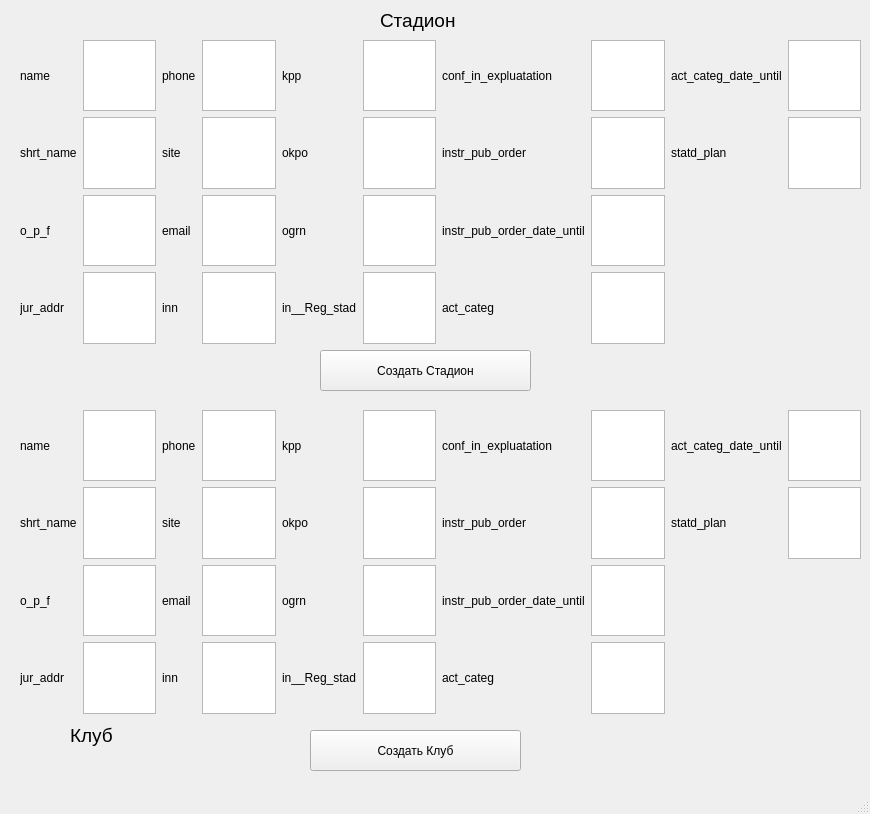
<?xml version="1.0" encoding="UTF-8"?>
<ui version="4.0">
 <class>mainWindow</class>
 <widget class="QMainWindow" name="mainWindow">
  <property name="geometry">
   <rect>
    <x>0</x>
    <y>0</y>
    <width>870</width>
    <height>814</height>
   </rect>
  </property>
  <property name="windowTitle">
   <string/>
  </property>
  <widget class="QWidget" name="centralwidget">
   <widget class="QWidget" name="gridLayoutWidget">
    <property name="geometry">
     <rect>
      <x>20</x>
      <y>40</y>
      <width>841</width>
      <height>304</height>
     </rect>
    </property>
    <layout class="QGridLayout" name="gridLayout">
     <item row="2" column="8">
      <widget class="QTextEdit" name="textokpo"/>
     </item>
     <item row="1" column="0">
      <widget class="QLabel" name="name">
       <property name="text">
        <string>name</string>
       </property>
      </widget>
     </item>
     <item row="4" column="6">
      <widget class="QTextEdit" name="textinn"/>
     </item>
     <item row="1" column="6">
      <widget class="QTextEdit" name="textphone"/>
     </item>
     <item row="2" column="0">
      <widget class="QLabel" name="shrt_name">
       <property name="text">
        <string>shrt_name</string>
       </property>
      </widget>
     </item>
     <item row="2" column="10">
      <widget class="QTextEdit" name="textinstr_pub_order"/>
     </item>
     <item row="4" column="2">
      <widget class="QTextEdit" name="textjur_addr"/>
     </item>
     <item row="3" column="3">
      <widget class="QLabel" name="email">
       <property name="text">
        <string>email</string>
       </property>
      </widget>
     </item>
     <item row="1" column="7">
      <widget class="QLabel" name="kpp">
       <property name="text">
        <string>kpp</string>
       </property>
      </widget>
     </item>
     <item row="4" column="10">
      <widget class="QTextEdit" name="textact_categ"/>
     </item>
     <item row="2" column="2">
      <widget class="QTextEdit" name="textshrt_name"/>
     </item>
     <item row="3" column="0">
      <widget class="QLabel" name="o_p_f">
       <property name="text">
        <string>o_p_f</string>
       </property>
      </widget>
     </item>
     <item row="1" column="8">
      <widget class="QTextEdit" name="textkpp"/>
     </item>
     <item row="2" column="9">
      <widget class="QLabel" name="instr_pub_order">
       <property name="text">
        <string>instr_pub_order</string>
       </property>
      </widget>
     </item>
     <item row="4" column="8">
      <widget class="QTextEdit" name="textin__Reg_stad"/>
     </item>
     <item row="1" column="2">
      <widget class="QTextEdit" name="textName"/>
     </item>
     <item row="4" column="9">
      <widget class="QLabel" name="act_categ">
       <property name="text">
        <string>act_categ</string>
       </property>
      </widget>
     </item>
     <item row="3" column="8">
      <widget class="QTextEdit" name="textogrn"/>
     </item>
     <item row="2" column="7">
      <widget class="QLabel" name="okpo">
       <property name="text">
        <string>okpo</string>
       </property>
      </widget>
     </item>
     <item row="2" column="3">
      <widget class="QLabel" name="site">
       <property name="text">
        <string>site</string>
       </property>
      </widget>
     </item>
     <item row="4" column="7">
      <widget class="QLabel" name="in__Reg_stad">
       <property name="text">
        <string>in__Reg_stad</string>
       </property>
      </widget>
     </item>
     <item row="3" column="6">
      <widget class="QTextEdit" name="textemail"/>
     </item>
     <item row="3" column="2">
      <widget class="QTextEdit" name="texto_p_f"/>
     </item>
     <item row="2" column="11">
      <widget class="QLabel" name="statd_plan">
       <property name="text">
        <string>statd_plan</string>
       </property>
      </widget>
     </item>
     <item row="1" column="3">
      <widget class="QLabel" name="phone">
       <property name="text">
        <string>phone</string>
       </property>
      </widget>
     </item>
     <item row="4" column="0">
      <widget class="QLabel" name="jur_addr">
       <property name="text">
        <string>jur_addr</string>
       </property>
      </widget>
     </item>
     <item row="3" column="9">
      <widget class="QLabel" name="instr_pub_order_date_until">
       <property name="text">
        <string>instr_pub_order_date_until</string>
       </property>
      </widget>
     </item>
     <item row="1" column="10">
      <widget class="QTextEdit" name="texconf_in_expluatation"/>
     </item>
     <item row="4" column="3">
      <widget class="QLabel" name="inn">
       <property name="text">
        <string>inn</string>
       </property>
      </widget>
     </item>
     <item row="2" column="6">
      <widget class="QTextEdit" name="textsite"/>
     </item>
     <item row="3" column="7">
      <widget class="QLabel" name="ogrn">
       <property name="text">
        <string>ogrn</string>
       </property>
      </widget>
     </item>
     <item row="3" column="10">
      <widget class="QTextEdit" name="textinstr_pub_order_date_until"/>
     </item>
     <item row="1" column="9">
      <widget class="QLabel" name="conf_in_expluatation">
       <property name="text">
        <string>conf_in_expluatation</string>
       </property>
      </widget>
     </item>
     <item row="1" column="11">
      <widget class="QLabel" name="act_categ_date_until">
       <property name="text">
        <string>act_categ_date_until</string>
       </property>
      </widget>
     </item>
     <item row="1" column="12">
      <widget class="QTextEdit" name="textact_categ_date_until"/>
     </item>
     <item row="2" column="12">
      <widget class="QTextEdit" name="textEdit_19"/>
     </item>
    </layout>
   </widget>
   <widget class="QPushButton" name="creatStad">
    <property name="geometry">
     <rect>
      <x>320</x>
      <y>350</y>
      <width>211</width>
      <height>41</height>
     </rect>
    </property>
    <property name="text">
     <string>Создать Стадион</string>
    </property>
   </widget>
   <widget class="QLabel" name="label">
    <property name="geometry">
     <rect>
      <x>380</x>
      <y>10</y>
      <width>81</width>
      <height>21</height>
     </rect>
    </property>
    <property name="font">
     <font>
      <family>Arial</family>
      <pointsize>14</pointsize>
     </font>
    </property>
    <property name="text">
     <string>Стадион</string>
    </property>
   </widget>
   <widget class="QLabel" name="label_42">
    <property name="geometry">
     <rect>
      <x>70</x>
      <y>720</y>
      <width>91</width>
      <height>31</height>
     </rect>
    </property>
    <property name="font">
     <font>
      <family>Arial</family>
      <pointsize>14</pointsize>
     </font>
    </property>
    <property name="text">
     <string>Клуб</string>
    </property>
   </widget>
   <widget class="QPushButton" name="pushButton_2">
    <property name="geometry">
     <rect>
      <x>310</x>
      <y>730</y>
      <width>211</width>
      <height>41</height>
     </rect>
    </property>
    <property name="text">
     <string>Создать Клуб</string>
    </property>
   </widget>
   <widget class="QWidget" name="gridLayoutWidget_2">
    <property name="geometry">
     <rect>
      <x>20</x>
      <y>410</y>
      <width>841</width>
      <height>304</height>
     </rect>
    </property>
    <layout class="QGridLayout" name="gridLayout_2">
     <item row="2" column="8">
      <widget class="QTextEdit" name="textokpo_2"/>
     </item>
     <item row="1" column="0">
      <widget class="QLabel" name="name_2">
       <property name="text">
        <string>name</string>
       </property>
      </widget>
     </item>
     <item row="4" column="6">
      <widget class="QTextEdit" name="textinn_2"/>
     </item>
     <item row="1" column="6">
      <widget class="QTextEdit" name="textphone_2"/>
     </item>
     <item row="2" column="0">
      <widget class="QLabel" name="shrt_name_2">
       <property name="text">
        <string>shrt_name</string>
       </property>
      </widget>
     </item>
     <item row="2" column="10">
      <widget class="QTextEdit" name="textinstr_pub_order_2"/>
     </item>
     <item row="4" column="2">
      <widget class="QTextEdit" name="textjur_addr_2"/>
     </item>
     <item row="3" column="3">
      <widget class="QLabel" name="email_2">
       <property name="text">
        <string>email</string>
       </property>
      </widget>
     </item>
     <item row="1" column="7">
      <widget class="QLabel" name="kpp_2">
       <property name="text">
        <string>kpp</string>
       </property>
      </widget>
     </item>
     <item row="4" column="10">
      <widget class="QTextEdit" name="textact_categ_2"/>
     </item>
     <item row="2" column="2">
      <widget class="QTextEdit" name="textshrt_name_2"/>
     </item>
     <item row="3" column="0">
      <widget class="QLabel" name="o_p_f_2">
       <property name="text">
        <string>o_p_f</string>
       </property>
      </widget>
     </item>
     <item row="1" column="8">
      <widget class="QTextEdit" name="textkpp_2"/>
     </item>
     <item row="2" column="9">
      <widget class="QLabel" name="instr_pub_order_2">
       <property name="text">
        <string>instr_pub_order</string>
       </property>
      </widget>
     </item>
     <item row="4" column="8">
      <widget class="QTextEdit" name="textin__Reg_stad_2"/>
     </item>
     <item row="1" column="2">
      <widget class="QTextEdit" name="textName_2"/>
     </item>
     <item row="4" column="9">
      <widget class="QLabel" name="act_categ_2">
       <property name="text">
        <string>act_categ</string>
       </property>
      </widget>
     </item>
     <item row="3" column="8">
      <widget class="QTextEdit" name="textogrn_2"/>
     </item>
     <item row="2" column="7">
      <widget class="QLabel" name="okpo_2">
       <property name="text">
        <string>okpo</string>
       </property>
      </widget>
     </item>
     <item row="2" column="3">
      <widget class="QLabel" name="site_2">
       <property name="text">
        <string>site</string>
       </property>
      </widget>
     </item>
     <item row="4" column="7">
      <widget class="QLabel" name="in__Reg_stad_2">
       <property name="text">
        <string>in__Reg_stad</string>
       </property>
      </widget>
     </item>
     <item row="3" column="6">
      <widget class="QTextEdit" name="textemail_2"/>
     </item>
     <item row="3" column="2">
      <widget class="QTextEdit" name="texto_p_f_2"/>
     </item>
     <item row="2" column="11">
      <widget class="QLabel" name="statd_plan_2">
       <property name="text">
        <string>statd_plan</string>
       </property>
      </widget>
     </item>
     <item row="1" column="3">
      <widget class="QLabel" name="phone_2">
       <property name="text">
        <string>phone</string>
       </property>
      </widget>
     </item>
     <item row="4" column="0">
      <widget class="QLabel" name="jur_addr_2">
       <property name="text">
        <string>jur_addr</string>
       </property>
      </widget>
     </item>
     <item row="3" column="9">
      <widget class="QLabel" name="instr_pub_order_date_until_2">
       <property name="text">
        <string>instr_pub_order_date_until</string>
       </property>
      </widget>
     </item>
     <item row="1" column="10">
      <widget class="QTextEdit" name="texconf_in_expluatation_2"/>
     </item>
     <item row="4" column="3">
      <widget class="QLabel" name="inn_2">
       <property name="text">
        <string>inn</string>
       </property>
      </widget>
     </item>
     <item row="2" column="6">
      <widget class="QTextEdit" name="textsite_2"/>
     </item>
     <item row="3" column="7">
      <widget class="QLabel" name="ogrn_2">
       <property name="text">
        <string>ogrn</string>
       </property>
      </widget>
     </item>
     <item row="3" column="10">
      <widget class="QTextEdit" name="textinstr_pub_order_date_until_2"/>
     </item>
     <item row="1" column="9">
      <widget class="QLabel" name="conf_in_expluatation_2">
       <property name="text">
        <string>conf_in_expluatation</string>
       </property>
      </widget>
     </item>
     <item row="1" column="11">
      <widget class="QLabel" name="act_categ_date_until_2">
       <property name="text">
        <string>act_categ_date_until</string>
       </property>
      </widget>
     </item>
     <item row="1" column="12">
      <widget class="QTextEdit" name="textact_categ_date_until_2"/>
     </item>
     <item row="2" column="12">
      <widget class="QTextEdit" name="textEdit_20"/>
     </item>
    </layout>
   </widget>
  </widget>
  <widget class="QMenuBar" name="menubar">
   <property name="geometry">
    <rect>
     <x>0</x>
     <y>0</y>
     <width>870</width>
     <height>21</height>
    </rect>
   </property>
  </widget>
  <widget class="QStatusBar" name="statusbar"/>
 </widget>
 <resources/>
 <connections/>
</ui>
